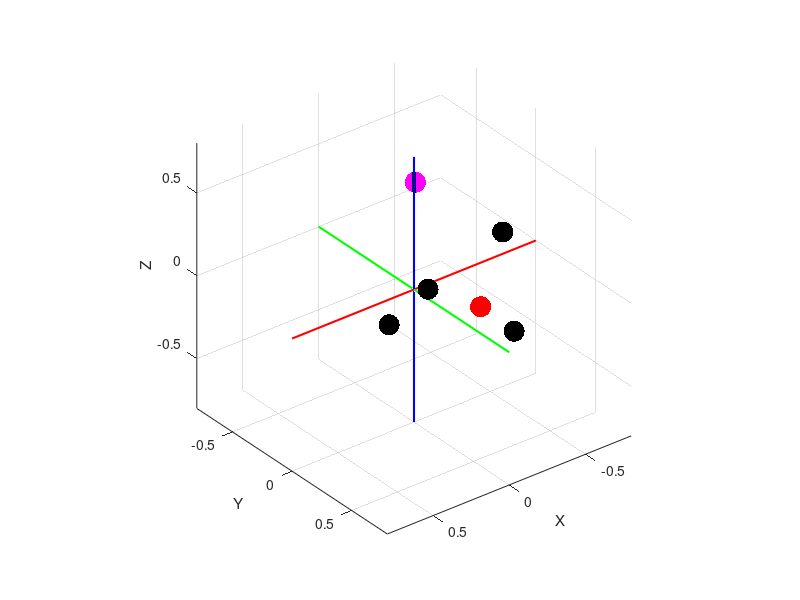

The MATLAB script that drew this image: (Note: this script raises an error after producing the figure.)
clear all; close all; clc;
%% 
%workspace limits
xrange = [-0.5, 0.5];
yrange = [-0.5, 0.5];
zrange = [-0.5, 0.5];

%global variables. 
global num_modes cm ng nd xg xr sig delta_t conf_thresh conf_max alpha_max;

%workspace params.
% ng = 3; %num of goals
max_ng = 6;
% ng = 4; %num of goals
ng = datasample(2:max_ng, 1); %spawn random number of goals. Maximum number is 6. At least 
nd = 3; %num of dimensions. by definition R^3
cm_options = {{1,2,3}, {[1,2], 3}};
max_nm = length(cm_options);
cm = cm_options{datasample(1:max_nm, 1)};
% cm = {1,2,3}; %{1,2,3}, %{[1,3], 2} %{[2,3], 1};
num_modes = length(cm); %

%spawn random goals and robot position. 
xg = [rand(1,ng)*range(xrange) + xrange(1); rand(1,ng)*range(yrange) + yrange(1); rand(1,ng)*range(zrange) + zrange(1)]; %random goal positions. These will be treated as fixed parameters.
xr = [rand(1,1)*range(xrange) + xrange(1); rand(1,1)*range(yrange) + yrange(1); rand(1,1)*range(zrange) + zrange(1)];
xr_true = xr;

%disamb parameters.
sig = 0.01; %For Fisher information
delta_t = 0.1; %For compute projections. 

%arbitration function parameters
conf_thresh = (1.05/ng);
conf_max = (1.1/ng);
alpha_max = 0.7;

%% plot the goals and robot
figure;
scatter3(xg(1,1:ng), xg(2,1:ng), xg(3,1:ng), 230, 'k', 'filled'); grid on; hold on;
xlabel('X'); ylabel('Y'); zlabel('Z');
scatter3(xr(1), xr(2), xr(3), 230, 'r', 'filled');
offset = [-0.3, 0.3];
line(xrange+offset, [0,0], [0,0], 'Color', 'r', 'LineWidth', 1.5); %draw x and y axes.
line([0,0], yrange+offset, [0,0], 'Color', 'g','LineWidth', 1.5);
line([0,0], [0,0], zrange+offset, 'Color', 'b','LineWidth', 1.5);
axis([xrange+offset, yrange+offset, zrange+offset]);
axis square;
view([142,31]);

%%
%% Generate the random goal towards which the simulated human would move. 
random_goal_index = randsample(ng, 1);
random_goal = xg(:, random_goal_index);
scatter3(random_goal(1), random_goal(2),random_goal(3), 230, 'm', 'filled'); grid on; hold on;

%%
intent_types = {'dft', 'conf', 'bayes'};
intent_type = intent_types{datasample(1:length(intent_types), 1)}; % or conf or bayes
intent_type = 'dft';
%% BASELINE
total_time_steps = 120; %with delta_t of 0.1, this amounts to 10 seconds. We will assume that "mode switches" don't take time. 
pgs_POT = zeros(ng, total_time_steps);
optimal_modes_POT = zeros(total_time_steps-1, 1);
alpha_POT = zeros(total_time_steps-1, 1);
uh_POT = zeros(nd, total_time_steps-1);
ur_POT = zeros(nd, total_time_steps-1);
blend_vel_POT = zeros(nd, total_time_steps-1);
curr_goal_POT = zeros(total_time_steps-1, 1);
traj_POT = zeros(nd, total_time_steps);
traj_POT(:, 1) = xr;
pgs_POT(:, 1) = (1/ng)*ones(ng, 1);%uniform probability to start off with. This is the true pg distribution during the course of the trajectory
%internally projection
current_optimal_mode_POT_index = 1;
current_optimal_mode_POT = cm{current_optimal_mode_POT_index};


mode_comp_timesteps = 4;
exit_threshold = 0.02;
for i=1:total_time_steps-1
    if norm(traj_POT(:, i) - random_goal)/norm(traj_POT(:, 1)- random_goal) < exit_threshold
        fprintf('Within 10 percent of the original separation from goal. Stopping simulation\n');
        break;
    end
    curr_goal_index_POT = datasample(find(pgs_POT(:, i) == max(pgs_POT(:, i))), 1);
    curr_goal_POT(i) = curr_goal_index_POT;
    %compute the optimal mode. store it away. 
    if mod(i-1, mode_comp_timesteps) == 0
        current_optimal_mode_POT_index = compute_optimal_mode_POT_R3(xg(:, curr_goal_index_POT), xr_true); 
        if length(current_optimal_mode_POT_index) > 1 %when there are equivalent modes. 
            current_optimal_mode_POT = cm{current_optimal_mode_POT_index(1)}; %pick the first one. 
            current_optimal_mode_POT_index = current_optimal_mode_POT_index(1); %update the index. 
        else
            if current_optimal_mode_POT_index ~= -1 %if -1, don't change any mode. keep previous node. So no need to update
                current_optimal_mode_POT = cm{current_optimal_mode_POT_index}; 
            end
        end
    end
    %gotta determine uh. Assumes human is executes the "straightest
    %possible motion in the current mode towards the specified goal". 
    uh = generate_full_uh(random_goal, xr);
    zero_dim = setdiff(1:nd,current_optimal_mode_POT);
    for jj=1:length(zero_dim)
        uh(zero_dim(jj)) = 0;
    end

    uh = 0.2*(uh./(abs(uh) + realmin));
    ur = generate_autonomy(curr_goal_index_POT); %autonomy command in full 2D space toward what it thinks is the current goal
    alpha_POT(i) = alpha_from_confidence(pgs_POT(curr_goal_index_POT, i)); %linear belnding param
    blend_vel = (1-alpha_POT(i))*uh + alpha_POT(i)*ur; %blended vel
    uh_POT(:, i) = uh; ur_POT(:, i) = ur; blend_vel_POT(:, i) = blend_vel;
    if strcmp(intent_type, 'dft')
        pgs_POT(:, i+1) = compute_p_of_g_dft_R3(uh, xr, pgs_POT(:, i));
    elseif strcmp(intent_type, 'bayes')
        pgs_POT(:, i+1) = compute_bayes_R3(uh, xr, pgs_POT(:, i));
    elseif strcmp(intent_type, 'conf')
        pgs_POT(:, i+1) = compute_conf_R3(uh, xr);
    end
    xr = sim_kinematics_R3(xr, blend_vel); %forward simulate kinematics with blending. 
    traj_POT(:, i+1) = xr;
    optimal_modes_POT(i) = current_optimal_mode_POT_index;
end

%% USING ENTROPY simulate motion towards random goal from starting xr

fprintf("SIMULATION USING ENTROPY INFORMATION \n");
xr = xr_true;
pgs_ENT = zeros(ng, total_time_steps);
optimal_modes_ENT = zeros(total_time_steps-1, 1);
curr_goal_ENT = zeros(total_time_steps-1, 1);
alpha_ENT = zeros(total_time_steps-1, 1);
uh_ENT = zeros(nd, total_time_steps-1);
ur_ENT = zeros(nd, total_time_steps-1);
blend_vel_ENT = zeros(nd, total_time_steps-1);
traj_ENT = zeros(nd, total_time_steps);
traj_ENT(:, 1) = xr; %(x,y,theta)
pgs_ENT(:, 1) = (1/ng)*ones(ng, 1);%uniform probability to start off with. This is the true pg distribution during the course of the trajectory
%internally projection

current_optimal_mode_ENT_index = 1;
current_optimal_mode_ENT = cm{current_optimal_mode_ENT_index};

for i=1:total_time_steps-1
    if norm(traj_ENT(:, i) - random_goal)/norm(traj_ENT(:, 1)- random_goal) < exit_threshold
        fprintf('Within 10 percent of the original separation from goal. Stopping simulation\n');
        break;
    end
    curr_goal_index_ENT = datasample(find(pgs_ENT(:, i) == max(pgs_ENT(:, i))), 1);
    curr_goal_ENT(i) = curr_goal_index_ENT;
    if mod(i-1, mode_comp_timesteps) == 0
        current_optimal_mode_ENT_index = compute_optimal_mode_ENT_R3(intent_type, xr, pgs_ENT(:, i)); 
        if length(current_optimal_mode_ENT_index) > 1 %when there are equivalent modes. 
            current_optimal_mode_ENT = cm{current_optimal_mode_ENT_index(1)}; %pick the first one. 
            current_optimal_mode_ENT_index = current_optimal_mode_ENT_index(1); %update the index. 
        else
            if current_optimal_mode_ENT_index ~= -1 %if -1, don't change any mode. keep previous node. So no need to update
                current_optimal_mode_ENT = cm{current_optimal_mode_ENT_index}; 
            end
        end
    end
    uh = generate_full_uh(random_goal, xr);
    zero_dim = setdiff(1:nd,current_optimal_mode_ENT);
    for jj=1:length(zero_dim)
        uh(zero_dim(jj)) = 0;
    end
    uh = 0.2*(uh./(abs(uh) + realmin)); %normalize
    ur = generate_autonomy(curr_goal_index_ENT);
    alpha_ENT(i) = alpha_from_confidence(pgs_ENT(curr_goal_index_ENT, i)); %linear belnding param
    blend_vel = (1-alpha_ENT(i))*uh + alpha_ENT(i)*ur; %blended vel
    uh_ENT(:, i) = uh; ur_ENT(:, i) = ur; blend_vel_ENT(:, i) = blend_vel;
    if strcmp(intent_type, 'dft')
        pgs_ENT(:, i+1) = compute_p_of_g_dft_R3(uh, xr, pgs_ENT(:, i));
    elseif strcmp(intent_type, 'bayes')
        pgs_ENT(:, i+1) = compute_bayes_R3(uh, xr, pgs_ENT(:, i));
    elseif strcmp(intent_type, 'conf')
        pgs_ENT(:, i+1) = compute_conf_R3(uh, xr);
    end
    xr = sim_kinematics_R3(xr, blend_vel);
    traj_ENT(:, i+1) = xr;
    optimal_modes_ENT(i) = current_optimal_mode_ENT_index; 
end
%% USING KL DIVERGENCE
fprintf("SIMULATION USING KL DIVERGENCE INFORMATION \n");
xr = xr_true; %reset the robot position to starting position
pgs_KL = zeros(ng, total_time_steps);
optimal_modes_KL = zeros(total_time_steps-1, 1);
alpha_KL = zeros(total_time_steps-1, 1);
uh_KL = zeros(nd, total_time_steps-1);
ur_KL = zeros(nd, total_time_steps-1);
blend_vel_KL = zeros(nd, total_time_steps-1);
curr_goal_KL = zeros(total_time_steps-1, 1);
traj_KL = zeros(nd, total_time_steps);
traj_KL(:, 1) = xr;
pgs_KL(:, 1) = (1/ng)*ones(ng, 1);%uniform probability to start off with. This is the true pg distribution during the course of the trajectory
%internally projection
current_optimal_mode_KL_index = 1;
current_optimal_mode_KL = cm{current_optimal_mode_KL_index};

for i=1:total_time_steps-1
    if norm(traj_KL(:, i) - random_goal)/norm(traj_KL(:, 1)- random_goal) < exit_threshold
        fprintf('Within 10 percent of the original separation from goal. Stopping simulation\n');
        break;
    end
    %compute the optimal mode. store it away. 
    curr_goal_index_KL = datasample(find(pgs_KL(:, i) == max(pgs_KL(:, i))), 1);
    curr_goal_KL(i) = curr_goal_index_KL;
    if mod(i-1, mode_comp_timesteps) == 0
        current_optimal_mode_KL_index = compute_optimal_mode_KL_R3(intent_type, xr, pgs_KL(:, i)); 
        if length(current_optimal_mode_KL_index) > 1 %when there are equivalent modes. 
            current_optimal_mode_KL = cm{current_optimal_mode_KL_index(1)}; %pick the first one. 
            current_optimal_mode_KL_index = current_optimal_mode_KL_index(1); %update the index. 
        else
            if current_optimal_mode_KL_index ~= -1 %if -1, don't change any mode. keep previous node. So no need to update
                current_optimal_mode_KL = cm{current_optimal_mode_KL_index}; 
            end
        end
    end
    %gotta determine uh. Assumes human is executes the "straightest
    %possible motion in the current mode towards the specified goal". 
    uh = generate_full_uh(random_goal, xr);
    zero_dim = setdiff(1:nd,current_optimal_mode_KL);
    for jj=1:length(zero_dim)
        uh(zero_dim(jj)) = 0;
    end
    uh = 0.2*(uh./(abs(uh) + realmin));
    ur = generate_autonomy(curr_goal_index_KL); %autonomy command in full 2D space
    alpha_KL(i) = alpha_from_confidence(pgs_KL(curr_goal_index_KL, i)); %linear belnding param
    blend_vel = (1-alpha_KL(i))*uh + alpha_KL(i)*ur; %blended vel
    uh_KL(:, i) = uh; ur_KL(:, i) = ur; blend_vel_KL(:, i) = blend_vel;

    if strcmp(intent_type, 'dft')
        pgs_KL(:, i+1) = compute_p_of_g_dft_R3(uh, xr, pgs_KL(:, i));
    elseif strcmp(intent_type, 'bayes')
        pgs_KL(:, i+1) = compute_bayes_R3(uh, xr, pgs_KL(:, i));
%         pgs_KL(:, i+1) = compute_bayes_n_R2(uh_KL(:, max(1, i-hist_length+1):i), xr, pgs_KL(:,i));
    elseif strcmp(intent_type, 'conf')
        pgs_KL(:, i+1) = compute_conf_R3(uh, xr);
    end
    
    xr = sim_kinematics_R3(xr, blend_vel); %forward simulate kinematics with blending. 
    traj_KL(:, i+1) = xr;
    optimal_modes_KL(i) = current_optimal_mode_KL_index;
end


% %% USING FI
% fprintf("SIMULATION USING FISHER INFORMATION \n");
% xr = xr_true;
% pgs_FI = zeros(ng, total_time_steps);
% optimal_modes_FI = zeros(total_time_steps-1, 1);
% alpha_FI = zeros(total_time_steps-1, 1);
% uh_FI = zeros(nd, total_time_steps-1);
% ur_FI = zeros(nd, total_time_steps-1);
% blend_vel_FI = zeros(nd, total_time_steps-1);
% curr_goal_FI = zeros(total_time_steps-1, 1);
% traj_FI = zeros(nd, total_time_steps);
% traj_FI(:, 1) = xr; %(x,y,theta)
% pgs_FI(:, 1) = (1/ng)*ones(ng, 1);%uniform probability to start off with. This is the true pg distribution during the course of the trajectory
% %internally projection
% 
% current_optimal_mode_FI_index = 1;
% current_optimal_mode_FI = cm{current_optimal_mode_FI_index};
% 
% for i=1:total_time_steps-1
%     if norm(traj_FI(:, i) - random_goal)/norm(traj_FI(:, 1)- random_goal) < exit_threshold
%         fprintf('Within 10 percent of the original separation from goal. Stopping simulation\n');
%         break;
%     end
%     curr_goal_index_FI = datasample(find(pgs_FI(:, i) == max(pgs_FI(:, i))), 1);
%     curr_goal_FI(i) =  curr_goal_index_FI;
%     if mod(i-1, mode_comp_timesteps) == 0
%         current_optimal_mode_FI_index = compute_optimal_mode_FI_R3(intent_type, xr, pgs_FI(:, i)); 
%         if length(current_optimal_mode_FI_index) > 1 %when there are equivalent modes. 
%             current_optimal_mode_FI = cm{current_optimal_mode_FI_index(1)}; %pick the first one. 
%             current_optimal_mode_FI_index = current_optimal_mode_FI_index(1); %update the index. 
%         else
%             if current_optimal_mode_FI_index ~= -1 %if -1, don't change any mode. keep previous node. So no need to update
%                 current_optimal_mode_FI = cm{current_optimal_mode_FI_index}; 
%             end
%         end
%     end
%     uh = generate_full_uh(random_goal, xr);
%     zero_dim = setdiff(1:nd,current_optimal_mode_FI);
%     for jj=1:length(zero_dim)
%         uh(zero_dim(jj)) = 0;
%     end
%     ur = generate_autonomy(curr_goal_index_FI);
%     alpha_FI(i) = alpha_from_confidence(pgs_FI(curr_goal_index_FI, i)); %linear belnding param
%     blend_vel = (1-alpha_FI(i))*uh + alpha_FI(i)*ur; %blended vel
%     uh = 0.2*(uh./(abs(uh) + realmin));
%     uh_FI(:, i) = uh; ur_FI(:, i) = ur; blend_vel_FI(:, i) = blend_vel;
%     if strcmp(intent_type, 'dft')
%         pgs_FI(:, i+1) = compute_p_of_g_dft_R3(uh, xr, pgs_FI(:, i));
%     elseif strcmp(intent_type, 'bayes')
%         pgs_FI(:, i+1) = compute_bayes_R3(uh, xr, pgs_FI(:, i));
%     elseif strcmp(intent_type, 'conf')
%         pgs_FI(:, i+1) = compute_conf_R3(uh, xr);
%     end
%     xr = sim_kinematics_R3(xr, blend_vel);
%     traj_FI(:, i+1) = xr;
%     optimal_modes_FI(i) = current_optimal_mode_FI_index; 
% end

%% DISAMB METRIC BASED
fprintf("SIMULATION USING DISAMB METRIC \n");
xr = xr_true;
pgs_DISAMB = zeros(ng, total_time_steps);
optimal_modes_DISAMB = zeros(total_time_steps, 1);
alpha_DISAMB = zeros(total_time_steps-1, 1);
uh_DISAMB = zeros(nd, total_time_steps-1);
ur_DISAMB = zeros(nd, total_time_steps-1);
blend_vel_DISAMB = zeros(nd, total_time_steps-1);
curr_goal_DISAMB = zeros(total_time_steps-1, 1);
traj_DISAMB = zeros(nd, total_time_steps);
traj_DISAMB(:, 1) = xr; %(x,y,theta)
pgs_DISAMB(:, 1) = (1/ng)*ones(ng, 1);%uniform probability to start off with. This is the true pg distribution during the course of the trajectory
%internally projection

current_optimal_mode_DISAMB_index = 1;
current_optimal_mode_DISAMB = cm{current_optimal_mode_DISAMB_index};

for i=1:total_time_steps-1
    if norm(traj_DISAMB(:, i) - random_goal)/norm(traj_DISAMB(:, 1)- random_goal) < exit_threshold
        fprintf('Within 10 percent of the original separation from goal. Stopping simulation\n');
        break;
    end
    curr_goal_index_DISAMB = datasample(find(pgs_DISAMB(:, i) == max(pgs_DISAMB(:, i))), 1);
    curr_goal_DISAMB(i) = curr_goal_index_DISAMB;
    if mod(i-1, mode_comp_timesteps) == 0
        current_optimal_mode_DISAMB_index = compute_optimal_mode_DISAMB_R3(intent_type, xr, pgs_DISAMB(:, i)); 
        if length(current_optimal_mode_DISAMB_index) > 1 %when there are equivalent modes. 
            current_optimal_mode_DISAMB = cm{current_optimal_mode_DISAMB_index(1)}; %pick the first one. 
            current_optimal_mode_DISAMB_index = current_optimal_mode_DISAMB_index(1); %update the index. 
        else
            if current_optimal_mode_DISAMB_index ~= -1 %if -1, don't change any mode. keep previous node. So no need to update
                current_optimal_mode_DISAMB = cm{current_optimal_mode_DISAMB_index}; 
            end
        end
    end
    uh = generate_full_uh(random_goal, xr);
    zero_dim = setdiff(1:nd,current_optimal_mode_DISAMB);
    for jj=1:length(zero_dim)
        uh(zero_dim(jj)) = 0;
    end
    uh = 0.2*(uh./(abs(uh) + realmin));
    ur = generate_autonomy(curr_goal_index_DISAMB);
    alpha_DISAMB(i) = alpha_from_confidence(pgs_DISAMB(curr_goal_index_DISAMB, i)); %linear belnding param
    blend_vel = (1-alpha_DISAMB(i))*uh + alpha_DISAMB(i)*ur; %blended vel
    uh_DISAMB(:, i) = uh; ur_DISAMB(:, i) = ur; blend_vel_DISAMB(:, i) = blend_vel;
    if strcmp(intent_type, 'dft')
        pgs_DISAMB(:, i+1) = compute_p_of_g_dft_R3(uh, xr, pgs_DISAMB(:, i));
    elseif strcmp(intent_type, 'bayes')
        pgs_DISAMB(:, i+1) = compute_bayes_R3(uh, xr, pgs_DISAMB(:, i));
    elseif strcmp(intent_type, 'conf')
        pgs_DISAMB(:, i+1) = compute_conf_R3(uh, xr);
    end
    xr = sim_kinematics_R3(xr, blend_vel);
    traj_DISAMB(:, i+1) = xr;
    optimal_modes_DISAMB(i) = current_optimal_mode_DISAMB_index; 
end

%%
hold on; 
scatter3(traj_POT(1, :)', traj_POT(2, :)', traj_POT(3, :)', 'k', 'filled');
scatter3(traj_ENT(1, :)', traj_ENT(2, :)', traj_ENT(3, :)', 'r', 'filled');
scatter3(traj_KL(1, :)', traj_KL(2, :)', traj_KL(3, :)', 'b', 'filled');
% scatter3(traj_FI(1, :)', traj_FI(2, :)',  traj_FI(3, :)', 'b', 'filled');
scatter3(traj_DISAMB(1, :)', traj_DISAMB(2, :)',  traj_DISAMB(3, :)', 'g', 'filled');
%%
plot_script;
plot_goal_match;
%%

%%
function uh = generate_full_uh(xg, xr) %full unnomralized uh
    global nd;
    uh = xg - xr;
    uh = uh + normrnd(0, 0.01, nd, 1);
end

%% simple potential field type of autonomy. 
function ur = generate_autonomy(goal_index)
    global xr xg;
    ur = xg(:, goal_index) - xr;
    if norm(ur) > 0.20
        ur = 0.2*ur/norm(ur);
    end
end
%% arbitration function

function alpha = alpha_from_confidence(goal_pg)
   global conf_thresh conf_max alpha_max
   if goal_pg <= conf_thresh
       alpha = 0.0;
   elseif goal_pg > conf_thresh && goal_pg <= conf_max
       alpha = (goal_pg - conf_thresh)*(alpha_max/(conf_max - conf_thresh));
   else
       alpha = alpha_max;
   end
end

%%
%%
function [ best_mode ] = compute_optimal_mode_POT_R3(xg, xr_true)
    global cm nd xr;
    Pk = zeros(nd, 1);
    Pcm = zeros(length(cm), 1); %Information density for each mode. 
    for i=1:nd
        Pk(i) = abs((xg(i) - xr(i))/(xg(i) - xr_true(i)));
    end
    for i=1:length(cm)
        Pcm(i) = sum(Pk(cm{i}));
    end
    best_mode = compute_best_mode(Pcm);
end